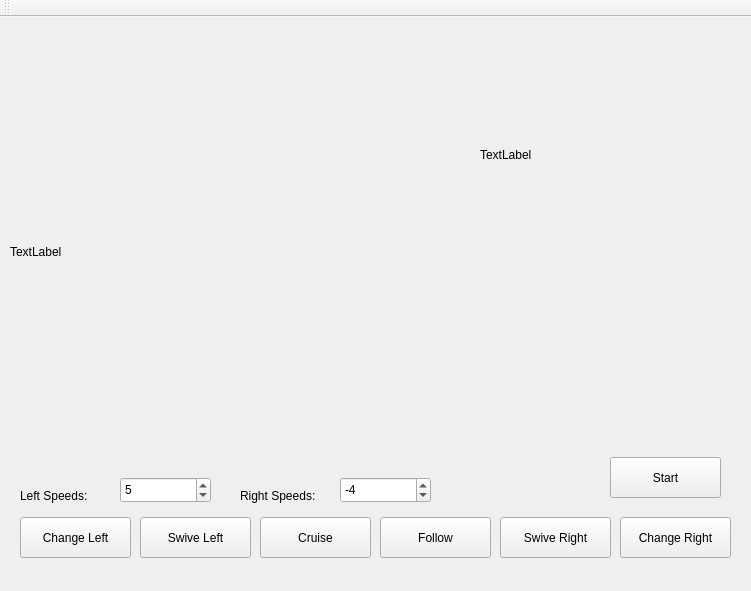
<?xml version="1.0" encoding="UTF-8"?>
<ui version="4.0">
 <class>MainWindow</class>
 <widget class="QMainWindow" name="MainWindow">
  <property name="geometry">
   <rect>
    <x>0</x>
    <y>0</y>
    <width>751</width>
    <height>591</height>
   </rect>
  </property>
  <property name="windowTitle">
   <string>TMR 2023 - AutoModelCar</string>
  </property>
  <property name="styleSheet">
   <string notr="true">QGroupBox {
    border: 1px solid gray;
    border-radius: 9px;
    margin-top: 0.5em;
}

QGroupBox::title {
    subcontrol-origin: margin;
    left: 10px;
    padding: 0 3px 0 3px;
}

QRadioButton{
	spacing: 1px;
}
QRadioButton::indicator{
	width: 16px;
	height: 16px;
}</string>
  </property>
  <widget class="QWidget" name="centralWidget">
   <widget class="QLabel" name="lblSteeringWheel">
    <property name="geometry">
     <rect>
      <x>10</x>
      <y>10</y>
      <width>450</width>
      <height>450</height>
     </rect>
    </property>
    <property name="text">
     <string>TextLabel</string>
    </property>
   </widget>
   <widget class="QLabel" name="lblSpeedometer">
    <property name="geometry">
     <rect>
      <x>480</x>
      <y>10</y>
      <width>256</width>
      <height>256</height>
     </rect>
    </property>
    <property name="text">
     <string>TextLabel</string>
    </property>
   </widget>
   <widget class="QPushButton" name="btnStart">
    <property name="geometry">
     <rect>
      <x>610</x>
      <y>440</y>
      <width>111</width>
      <height>41</height>
     </rect>
    </property>
    <property name="text">
     <string>Start</string>
    </property>
   </widget>
   <widget class="QPushButton" name="btnChangeLeft">
    <property name="geometry">
     <rect>
      <x>20</x>
      <y>500</y>
      <width>111</width>
      <height>41</height>
     </rect>
    </property>
    <property name="text">
     <string>Change Left</string>
    </property>
   </widget>
   <widget class="QPushButton" name="btnCruise">
    <property name="geometry">
     <rect>
      <x>260</x>
      <y>500</y>
      <width>111</width>
      <height>41</height>
     </rect>
    </property>
    <property name="text">
     <string>Cruise</string>
    </property>
   </widget>
   <widget class="QPushButton" name="btnFollow">
    <property name="geometry">
     <rect>
      <x>380</x>
      <y>500</y>
      <width>111</width>
      <height>41</height>
     </rect>
    </property>
    <property name="text">
     <string>Follow</string>
    </property>
   </widget>
   <widget class="QPushButton" name="btnChangeRight">
    <property name="geometry">
     <rect>
      <x>620</x>
      <y>500</y>
      <width>111</width>
      <height>41</height>
     </rect>
    </property>
    <property name="text">
     <string>Change Right</string>
    </property>
   </widget>
   <widget class="QLabel" name="label">
    <property name="geometry">
     <rect>
      <x>20</x>
      <y>470</y>
      <width>91</width>
      <height>17</height>
     </rect>
    </property>
    <property name="text">
     <string>Left Speeds:</string>
    </property>
   </widget>
   <widget class="QSpinBox" name="sbLeftSpeeds">
    <property name="geometry">
     <rect>
      <x>120</x>
      <y>460</y>
      <width>91</width>
      <height>26</height>
     </rect>
    </property>
    <property name="minimum">
     <number>-20</number>
    </property>
    <property name="maximum">
     <number>20</number>
    </property>
    <property name="value">
     <number>5</number>
    </property>
   </widget>
   <widget class="QLabel" name="label_2">
    <property name="geometry">
     <rect>
      <x>240</x>
      <y>470</y>
      <width>91</width>
      <height>17</height>
     </rect>
    </property>
    <property name="text">
     <string>Right Speeds:</string>
    </property>
   </widget>
   <widget class="QSpinBox" name="sbRightSpeeds">
    <property name="geometry">
     <rect>
      <x>340</x>
      <y>460</y>
      <width>91</width>
      <height>26</height>
     </rect>
    </property>
    <property name="minimum">
     <number>-20</number>
    </property>
    <property name="maximum">
     <number>20</number>
    </property>
    <property name="value">
     <number>-4</number>
    </property>
   </widget>
   <widget class="QPushButton" name="btnSwiveRight">
    <property name="geometry">
     <rect>
      <x>500</x>
      <y>500</y>
      <width>111</width>
      <height>41</height>
     </rect>
    </property>
    <property name="text">
     <string>Swive Right</string>
    </property>
   </widget>
   <widget class="QPushButton" name="btnSwiveLeft">
    <property name="geometry">
     <rect>
      <x>140</x>
      <y>500</y>
      <width>111</width>
      <height>41</height>
     </rect>
    </property>
    <property name="text">
     <string>Swive Left</string>
    </property>
   </widget>
  </widget>
  <widget class="QToolBar" name="mainToolBar">
   <attribute name="toolBarArea">
    <enum>TopToolBarArea</enum>
   </attribute>
   <attribute name="toolBarBreak">
    <bool>false</bool>
   </attribute>
  </widget>
 </widget>
 <layoutdefault spacing="6" margin="11"/>
 <resources/>
 <connections/>
</ui>
